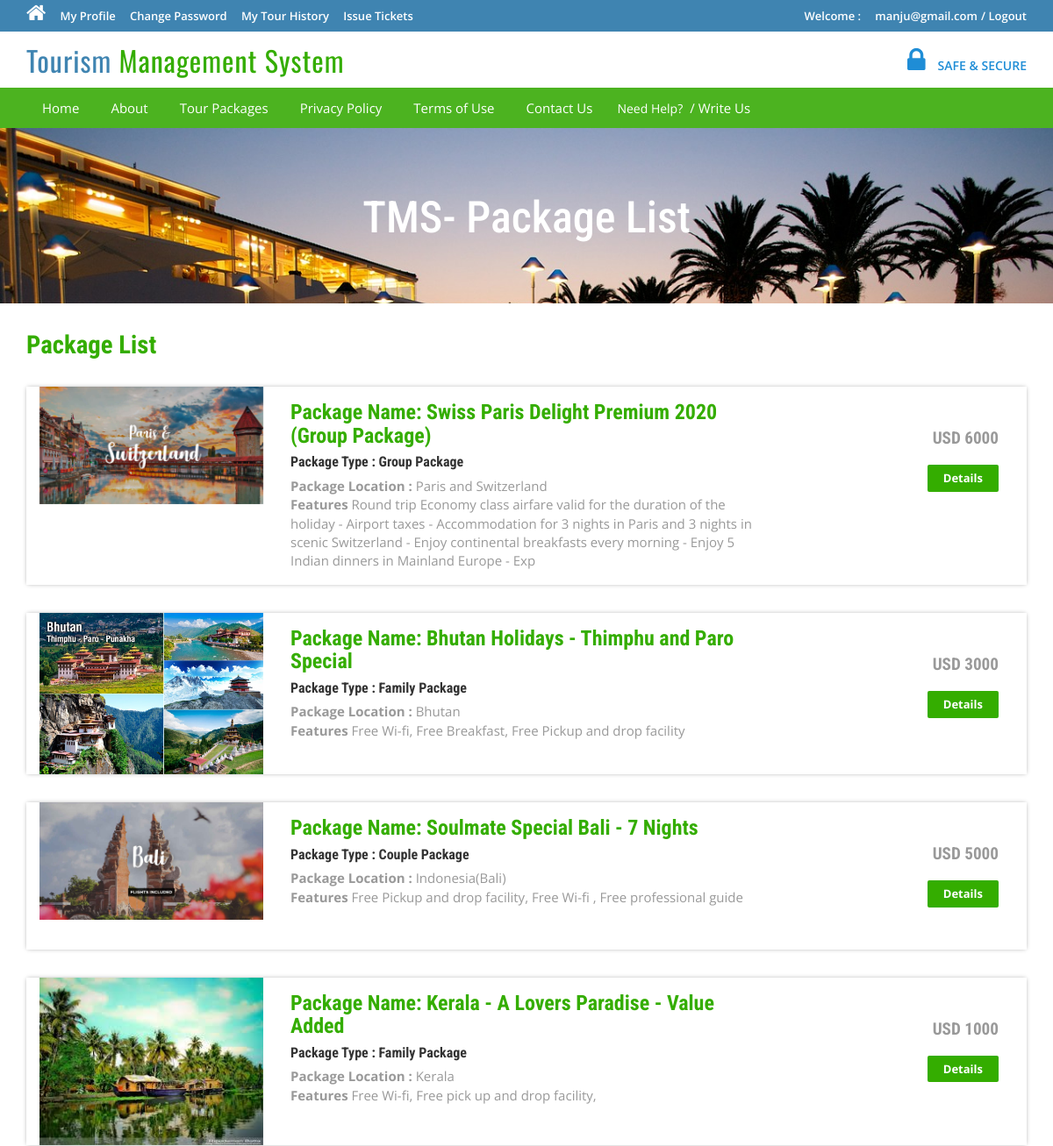
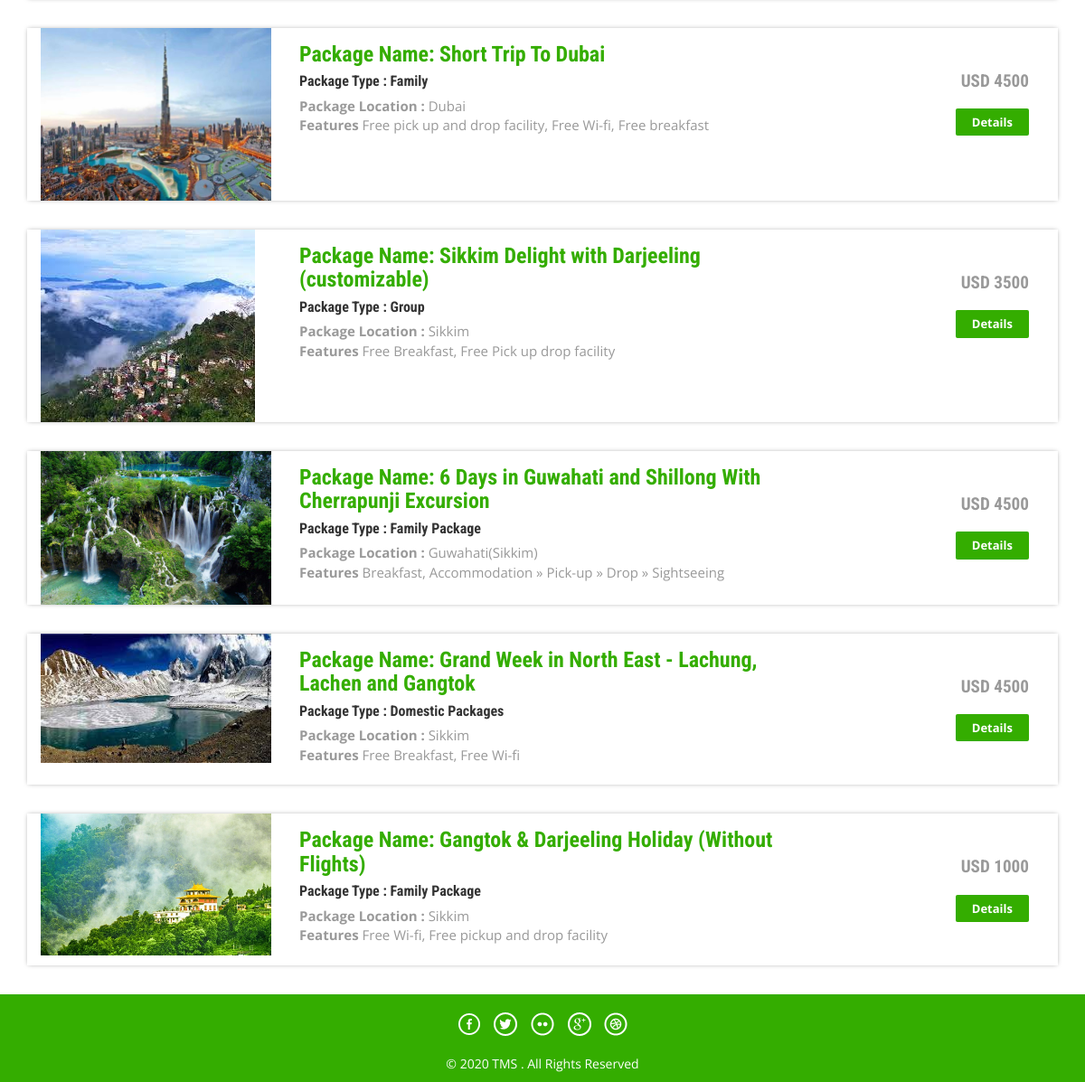
Page /tms/package-list.php (signed in) on the committed database (2 pictures, top to bottom).
### tables this page shows
CREATE TABLE `tbltourpackages` (
  `PackageId` int(11) NOT NULL,
  `PackageName` varchar(200) DEFAULT NULL,
  `PackageType` varchar(150) DEFAULT NULL,
  `PackageLocation` varchar(100) DEFAULT NULL,
  `PackagePrice` int(11) DEFAULT NULL,
  `PackageFetures` varchar(255) DEFAULT NULL,
  `PackageDetails` mediumtext DEFAULT NULL,
  `PackageImage` varchar(100) DEFAULT NULL,
  `Creationdate` timestamp NULL DEFAULT current_timestamp(),
  `UpdationDate` timestamp NULL DEFAULT NULL ON UPDATE current_timestamp()
);

### tms/package-list.php (the view, shortened to what this page needs)
<?php
include('includes/config.php');
?>
<!DOCTYPE HTML>
<html>
<head>
<link href="css/bootstrap.css" rel='stylesheet' type='text/css' />
<link href="css/style.css" rel='stylesheet' type='text/css' />
<link href="css/font-awesome.css" rel="stylesheet">
<link href="css/animate.css" rel="stylesheet" type="text/css" media="all">
</head>
<body>
<?php include('includes/header.php');?>
<div class="banner-3">
	<div class="container">
		<h1 class="wow zoomIn animated animated" data-wow-delay=".5s" style="visibility: visible; animation-delay: 0.5s; animation-name: zoomIn;"> TMS- Package List</h1>
	</div>
</div>
<div class="rooms">
	<div class="container">
		<div class="room-bottom">
			<h3>Package List</h3>
<?php $sql = "SELECT * from tbltourpackages";
$query = $dbh->prepare($sql);
$query->execute();
$results=$query->fetchAll(PDO::FETCH_OBJ);
if($query->rowCount() > 0)
{
foreach($results as $result)
{	?>
			<div class="rom-btm">
				<div class="col-md-3 room-left wow fadeInLeft animated" data-wow-delay=".5s">
					<img src="admin/pacakgeimages/<?php echo htmlentities($result->PackageImage);?>" class="img-responsive" alt="">
				</div>
				<div class="col-md-6 room-midle wow fadeInUp animated" data-wow-delay=".5s">
					<h4>Package Name: <?php echo htmlentities($result->PackageName);?></h4>
					<h6>Package Type : <?php echo htmlentities($result->PackageType);?></h6>
					<p><b>Package Location :</b> <?php echo htmlentities($result->PackageLocation);?></p>
					<p><b>Features</b> <?php echo htmlentities($result->PackageFetures);?></p>
				</div>
				<div class="col-md-3 room-right wow fadeInRight animated" data-wow-delay=".5s">
					<h5>USD <?php echo htmlentities($result->PackagePrice);?></h5>
					<a href="package-details.php?pkgid=<?php echo htmlentities($result->PackageId);?>" class="view">Details</a>
				</div>
				<div class="clearfix"></div>
			</div>
<?php }} ?>
		</div>
	</div>
</div>
<?php include('includes/footer.php');?>
</body>
</html>

### tms/css/style.css (style rules this page uses)
html, body { font-size: 100%; background: #fff; font-family: 'Open Sans', sans-serif; }
body a,.grid_1,plan_1,plan_1.one,plan_1.two,i.icon1, i.icon2, i.icon3, i.icon4, i.icon5, i.icon6 { transition:0.5s all; -webkit-transition:0.5s all; -moz-transition:0.5s all; -o-transition:0.5s all; -ms-transition:0.5s all; }
h1,h2,h3,h4,h5,h6 { margin:0; font-family: 'Roboto Condensed', sans-serif; }
p { margin:0; }
a.view { padding: 6px 18px; font-weight: 700; color: #fff; background-color: #34ad00; border: 0; font-size: 13px; border-radius: 2px; -webkit-transition: all .2s; -moz-transition: all .2s; transition: all .2s; margin-top: 20px; display: inline-block; }
.banner-3 { background: url(../images/6.jpg)no-repeat; background-size: cover; -webkit-background-size: cover; -o-background-size: cover; -ms-background-size: cover; -moz-background-size: cover; min-height:200px; }
.banner-3 h1 { font-size: 50px; margin-bottom: 40px; padding: 1.5em 0 0; text-align: center; color: #fff; }
.rom-btm { margin-top: 2em; box-shadow: 0px 0px 5px -1px rgba(0, 0, 0, 0.37); }
.room-bottom h3 { font-size: 1.8em; font-weight: 700; color: #34ad00; }
.room-bottom { padding: 2em 0; }
.rom-btm h4 { font-size: 1.5em; font-weight: 700; color: #34ad00; }
.rom-btm p { font-size: 15px; color: #999; }
.rom-btm h6 { font-size: 1em; font-weight: 700; margin: 0.5em 0; }
.room-right { text-align: right; padding: 3em 2em; }
.room-midle { padding: 1em; }
.rom-btm h5 { font-size: 1.2em; font-weight: 700; color: #999; }

### rows in the picture
tbltourpackages: PackageImage (picture), PackageName "Swiss Paris Delight Premium 2020 (Group Package)", PackageType "Group Package", PackageLocation "Paris and Switzerland", PackageFetures "Round trip Economy class airfare valid for the duration of the holiday - Airport taxes - Accommodation for 3 nights in Paris and 3 nights in scenic Switzerland - Enjoy continental breakfasts every morning - Enjoy 5 Indian dinners in Mainland Europe - Exp", PackagePrice "6000"
tbltourpackages: PackageImage (picture), PackageName "Bhutan Holidays - Thimphu and Paro Special", PackageType "Family Package", PackageLocation "Bhutan", PackageFetures "Free Wi-fi, Free Breakfast, Free Pickup and drop facility", PackagePrice "3000"
tbltourpackages: PackageImage (picture), PackageName "Soulmate Special Bali - 7 Nights", PackageType "Couple Package", PackageLocation "Indonesia(Bali)", PackageFetures "Free Pickup and drop facility, Free Wi-fi , Free professional guide", PackagePrice "5000"
tbltourpackages: PackageImage (picture), PackageName "Kerala - A Lovers Paradise - Value Added", PackageType "Family Package", PackageLocation "Kerala", PackageFetures "Free Wi-fi, Free pick up and drop facility,", PackagePrice "1000"
tbltourpackages: PackageImage (picture), PackageName "Short Trip To Dubai", PackageType "Family", PackageLocation "Dubai", PackageFetures "Free pick up and drop facility, Free Wi-fi, Free breakfast", PackagePrice "4500"
tbltourpackages: PackageImage (picture), PackageName "Sikkim Delight with Darjeeling (customizable)", PackageType "Group", PackageLocation "Sikkim", PackageFetures "Free Breakfast, Free Pick up drop facility", PackagePrice "3500"
tbltourpackages: PackageImage (picture), PackageName "6 Days in Guwahati and Shillong With Cherrapunji Excursion", PackageType "Family Package", PackageLocation "Guwahati(Sikkim)", PackageFetures "Breakfast, Accommodation » Pick-up » Drop » Sightseeing", PackagePrice "4500"
tbltourpackages: PackageImage (picture), PackageName "Grand Week in North East - Lachung, Lachen and Gangtok", PackageType "Domestic Packages", PackageLocation "Sikkim", PackageFetures "Free Breakfast, Free Wi-fi", PackagePrice "4500"
tbltourpackages: PackageImage (picture), PackageName "Gangtok & Darjeeling Holiday (Without Flights)", PackageType "Family Package", PackageLocation "Sikkim", PackageFetures "Free Wi-fi, Free pickup and drop facility", PackagePrice "1000"

### other values in the picture
$_SESSION['login'] "manju@gmail.com"
